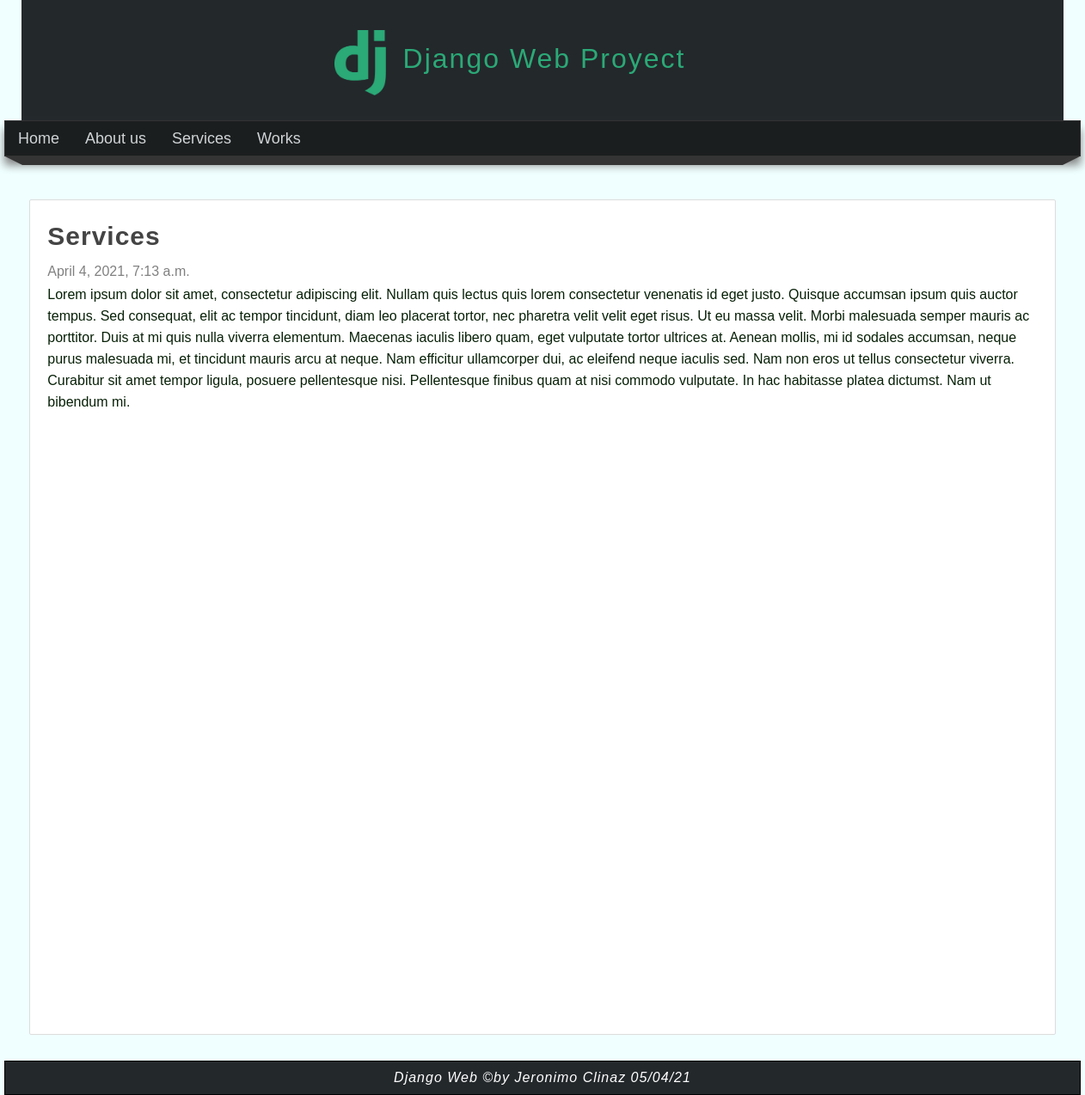
The page /page/services on the database as committed earlier.
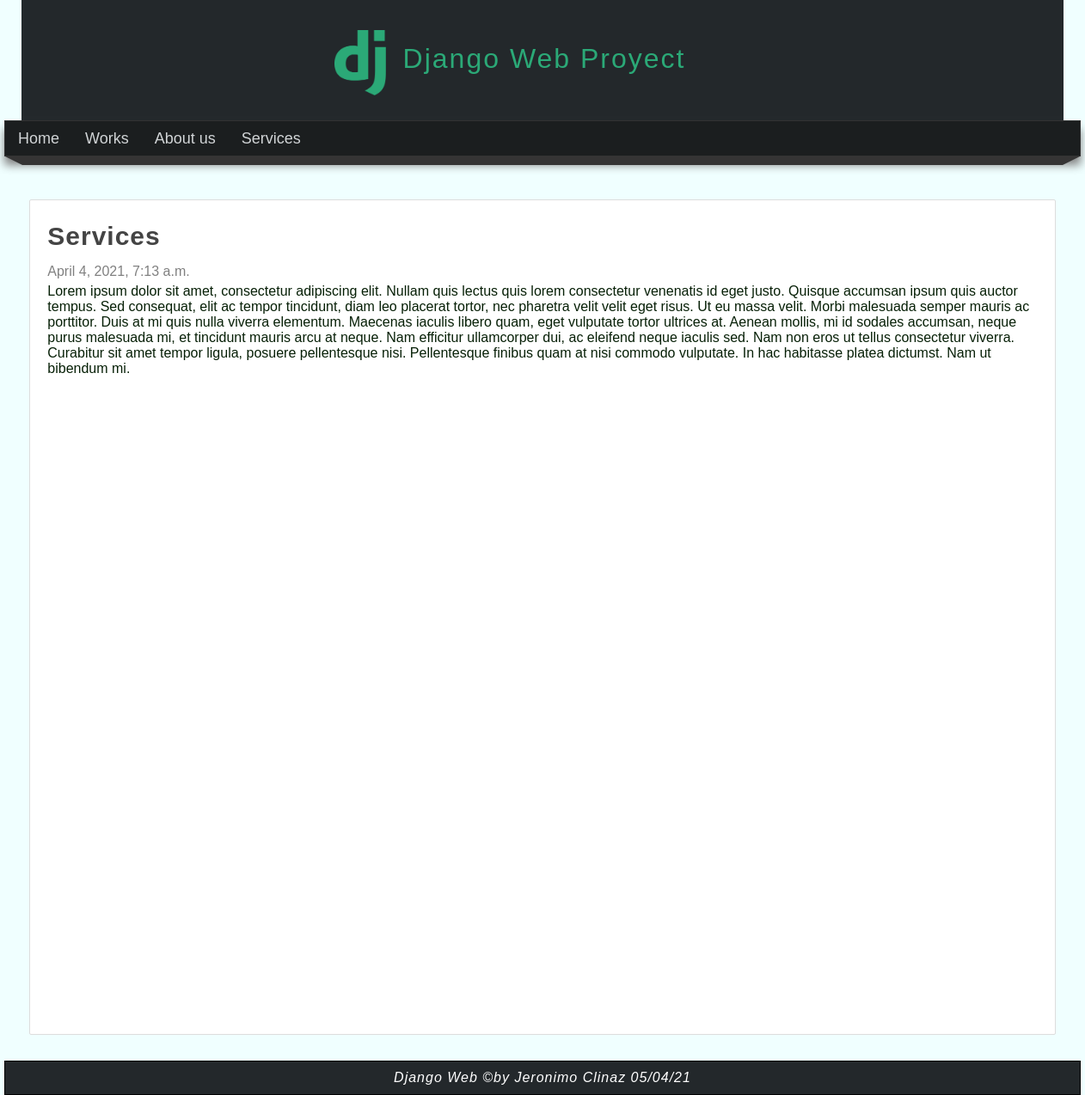
The same page on the database as committed later.
### pages/models.py (models this page shows, shortened)
class Page(models.Model):
    title= models.CharField(max_length=100, verbose_name="Title")
    content=RichTextField(verbose_name="Content")
    slug=models.CharField(verbose_name="Friendly URL", unique=True, max_length=250)
    order=models.IntegerField(verbose_name="Order", default=0)
    public=models.BooleanField(default=False,verbose_name="Public")
    created_at =models.DateTimeField(auto_now_add=True, verbose_name="Created at")
    updated_at = models.DateTimeField(auto_now=True, verbose_name="Updated at")
    class Meta:
        verbose_name = "Page"
        verbose_name_plural = "Pages"

### pages/views.py (the view)
# urls.py: path('page/<str:slug>', views.page, name="page")
def page(request, slug):
    page = Page.objects.get(slug=slug)
    return render (request, "pages/page.html",{
        "page":page
    })

### pages/context_processors.py (called while the page is built)
def get_pages(request):
    pages = Page.objects.filter(public=True).order_by('order').values_list('id', 'title', 'slug')
    return {
        'pages': pages
    }

### pages/templates/pages/page.html (shortened to what this page needs)
{% extends 'mainapp/layout.html' %}
{% block content%}
<h1 class="title">{{page.title}}</h1>
<span class="date"> {{page.created_at}}</span>
<p class="content"> {{page.content|safe}} </p>
{% endblock %}

### mainapp/templates/mainapp/layout.html (shortened to what this page needs)
{% load static %}
<!DOCTYPE html>
<html lang="es">
<head>
    <link rel="stylesheet" type="text/css" href="{% static 'css/styles.css' %}"/>
</head>
<body>
    <header>
        <div id="logotipo">
            <img src="{% static 'images/logo.png' %}" alt="" >
            <h1> Django Web Proyect </h1>
        </div>
    </header>
    <nav>
        <ul>
            <li>
                <a href={%url 'index'%}> Home </a>
            </li>
            {% for page in pages%}
                <li>
                    <a href={%url 'page' page.2%}> {{page.1}}</a>
                </li>
            {% endfor %}
        </ul>
    </nav>
    <div class="barra">
        <span class="esquina-izquierda"></span>
        <span class="relleno-barra"></span>
        <span class="esquina-derecha"></span>
    </div>
    <div id="content">
        <div class="box">
            {% block content %}
            {% endblock %}
        </div>
    </div>
    <footer>
        Django Web &copy;by Jeronimo Clinaz {% now "d/m/y"%}
    </footer>
</body>
</html>

Rows that differ between the two databases and show on the page:
changed Page "Works": moves up the list
